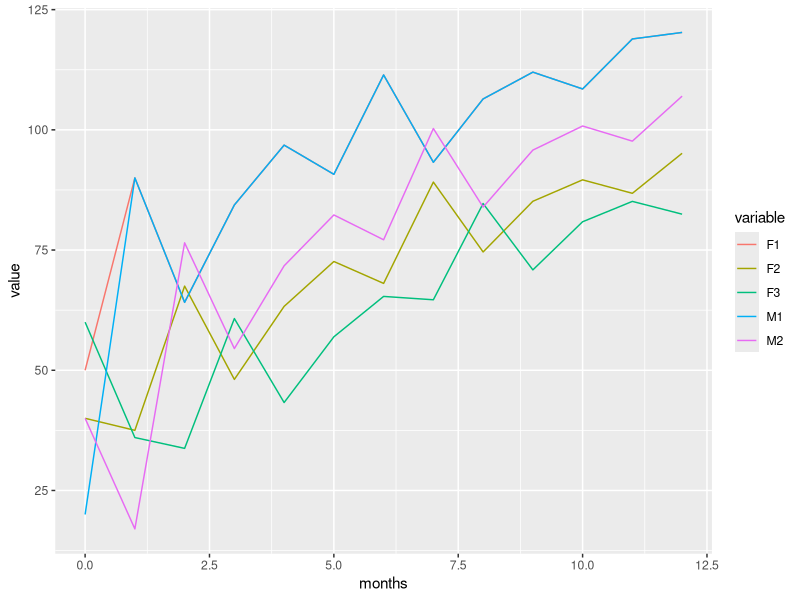

This figure's R source:
## ---- chunk 1
library(here)
library(ggplot2)
library(reshape2)
library(dplyr)

here() # use instead of setwd() so that you can use relative paths to access scripts
## ---- chunk 2
# function to create projection matrix given the following variables: 
# age_groups : a vector containing reference names for each age group e.g. F1, F2, F3, M1, M2
# survival : a vector with the survival into the next age category for each age group, in the same order as the age_groups vector
# fecundity : a vector with the fecundity of each age group (only females reproduce), in the same order as the age_groups vector
# p_female : the proportion of offspring which are female
# female_ages : the number of female age categories, required to identify which row of the proj mat corresponds to the first male age group

proj_matrix <- function(age_groups, survival, fecundity, p_female, female_ages){
  
  proj_Mat <- matrix(0, nrow = length(age_groups), ncol = length(age_groups)) #projection matrix template
  
  for (i in 2:nrow(proj_Mat)){ #starts from row 2 as first row will contain fecundity 
    proj_Mat[i,i-1] <- survival[i-1]
  } 
  
  male_offspring <- (female_ages+1) #which row of matrix corresponds to male offspring
  
  for (i in 1:ncol(proj_Mat)){
    proj_Mat[1,i] <- p_female*fecundity[i]
    proj_Mat[male_offspring,i] <- (1-p_female)*fecundity[i] #male_offspring variable selects row corresponding to first male age category
  }
  
  return(proj_Mat)
}

## ---- chunk 3

#number of age groups
age_groups <- c('F1', 'F2', 'F3', 'M1', "M2")

#fecundity in form: F1, F2, F3, M1, M2
fecundity_HOT <- c(0, 1.5, 2, 0, 0)
fecundity_COLD <- c(0, 1.3, 1.5, 0, 0) #simulate reduced fecundity during cold season

#survival 
survival_HOT <- c(0.75, 0.9, 0, 0.85, 0)
survival_COLD <- c(0.8, 0.95, 0, 0.9, 0)

#proportion female:
# this ensures that the offspring are assigned proportionally to male and female sex classes
p_female <- 0.5

#number of female age classes:
female_ages <- 3 

## ---- chunk 4
#create projection matrices for each season
mat_HOT <- proj_matrix(age_groups, survival_HOT, fecundity_HOT, p_female, female_ages)
mat_COLD <- proj_matrix(age_groups, survival_COLD, fecundity_COLD, p_female, female_ages)

# Create a list of matrices of length 12, corresponding to 12 months of year
# Each item in the list should be the correct matrix according to the season e.g. items 1-6 are mat_HOT and 6-12 are mat_COLD

n_month = 12 # number of months simulated
hot_season = 6 # variable containing the length of the hot season
proj_Mat_list <- vector("list", length = n_month)

for(i in 1:n_month){
  if(i <= hot_season){
    proj_Mat_list[[i]] <- mat_HOT 
  }else{
    proj_Mat_list[[i]] <- mat_COLD # >2 seasons would require multiple if statements
  }
}

## ---- chunk 5
# Create population projection function requiring the following variables:

# pop_init : initial population size at time = 0
# n_sim : number of months to run over (this currently wouldn't work beyond 1 year period)
# proj_mat_list : list of monthly projection matrices each monthly matrix contains the appropriate  seasonal demographic rates.
# age_groups : a list of age categories

population_projection <- function(pop_init,
                                  n_sim,
                                  proj_Mat_list,
                                  age_groups) {
  pop_projection <-
    matrix(0, nrow = length(pop_init), ncol = n_sim + 1) #nb n_sim+1 to account for initial population in col 1
  pop_projection[, 1] <- pop_init 
  
  for (i in 1:n_sim) {
    pop_projection[, i + 1] <-
      proj_Mat_list[[i]] %*% pop_projection[, i]
  }
 
  return(pop_projection)
}

## ---- chunk 6

#set variavbles required for population projection function:
age_groups <- c('F1', 'F2', 'F3', 'M1', "M2")
pop_init <- c(50,40,60,20,40) #initial population vector
months <- 12 #number of simulations, 1 year cycle
proj_Mat_list <- proj_Mat_list #list of matrices for 12 months of year

## ---- chunk 7
pop_projection <- population_projection(pop_init,n_sim = months,proj_Mat_list, age_groups)

## ---- chunk 8
#make useable by ggplot
pop_df <- as.data.frame(t(pop_projection))
colnames(pop_df) <- age_groups
#pop_projection matrix as dataframe suitable for ggplot (transposed)

#use dplyr to create a new column with the years in the first column of the df
pop_df <- pop_df %>% mutate(months = c(0:months)) %>% select(months, everything())


#long data format for ggplot
pop_df_long <- melt(pop_df, id = "months")

ggplot(pop_df_long, aes(x = months, y = value, colour = variable)) + geom_line()


